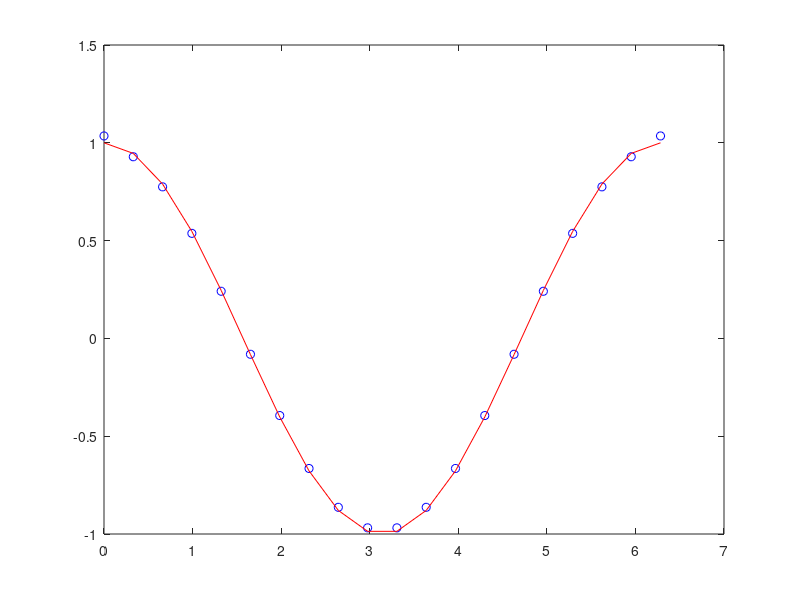

Write the MATLAB code that produced this figure.
n = 20;

x = linspace(0,2*pi,n);

f = sin(x);

h = 2*pi / (n - 1);

dfdx = zeros(size(x));

dfdx = [(-f(3) + 4*f(2) - 3*f(1))/(2*h) ...
            (f(3:n) - f(1:n-2))/(2*h) ...
                (3*f(n) - 4*f(n-1) + f(n-2))/(2*h)];

dfdxExact = cos(x);

plot(x,dfdx,'ob',x,dfdxExact,'r');